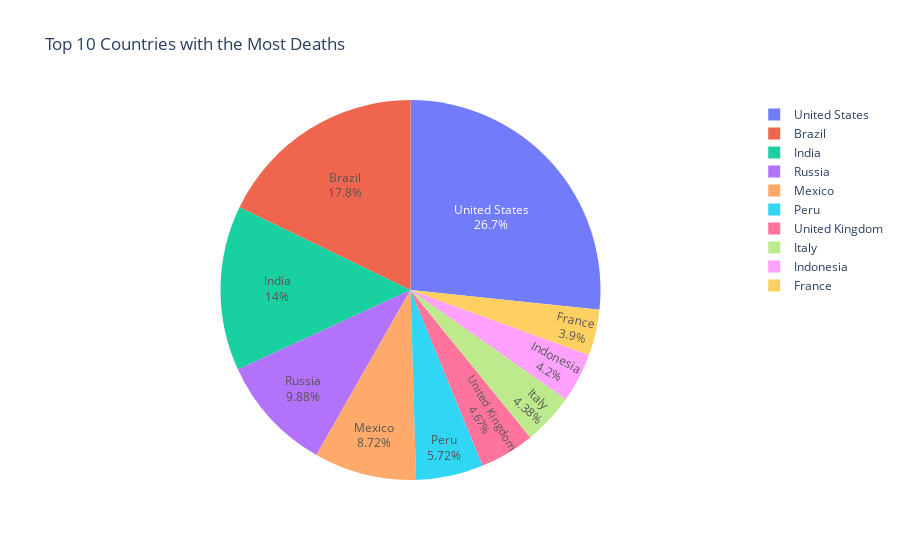

The notebook cell this image was saved under:
### Code cell
# pie chart showing a closer look of the top 10 countries with the highest number of deaths  
fig = px.pie(sorted_max_10deaths_df, values='max_total_deaths', names='location',labels='location', title='Top 10 Countries with the Most Deaths',opacity=0.9)
fig.update_traces(textposition='inside', textinfo='percent+label')
fig.show()

### Figure 1 — Plotly figure (JSON) as saved in the notebook; plotly's stock layout.template omitted (floating-point values rounded to 4 significant figures)
{"data": [{"domain": {"x": [0, 1], "y": [0, 1]}, "hovertemplate": "location=%{label}<br>max_total_deaths=%{value}<extra></extra>", "labels": ["United States", "Brazil", "India", "Russia", "Mexico", "Peru", "United Kingdom", "Italy", "Indonesia", "France"], "legendgroup": "", "name": "", "opacity": 0.9, "showlegend": true, "textinfo": "percent+label", "textposition": "inside", "type": "pie", "values": [991254, 662891, 522223, 367366, 324129, 212742, 173518, 162688, 156100, 145129]}], "layout": {"legend": {"tracegroupgap": 0}, "title": {"text": "Top 10 Countries with the Most Deaths"}}}
